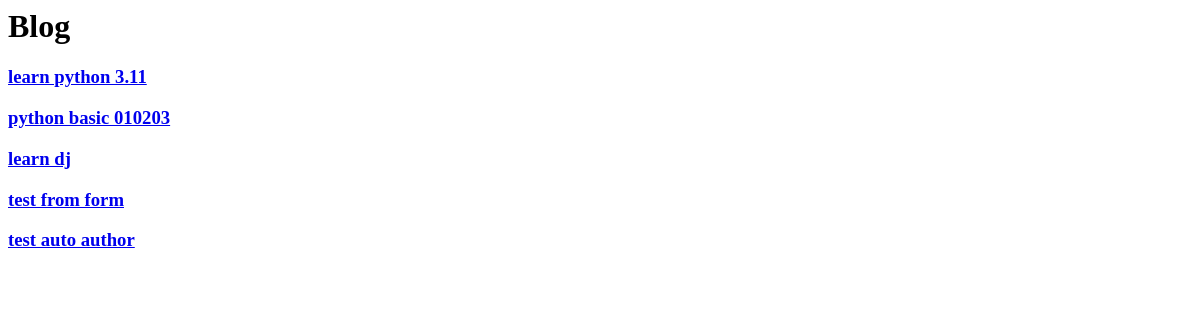
Page /blog/ on the earlier database version.
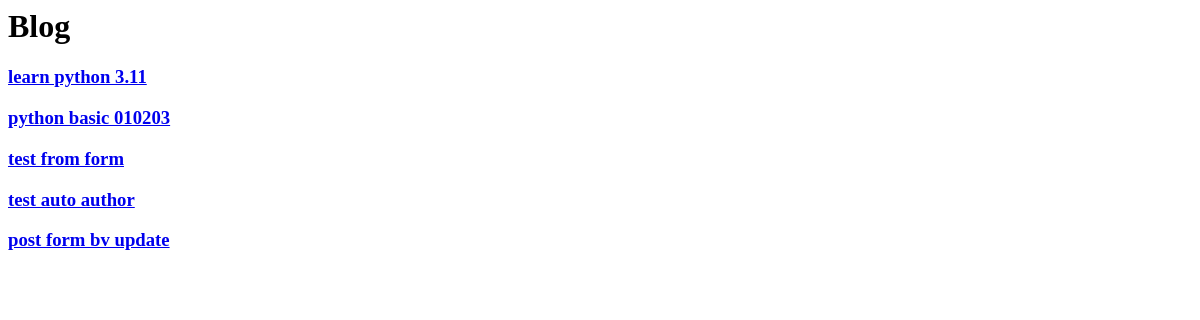
Same page on the later database version.
### blog/models.py (models this page shows)
class Post(models.Model):
    title = models.CharField(max_length=100)
    content = models.TextField(max_length=30000)
    create_date = models.DateTimeField(default=timezone.now)
    draft = models.BooleanField(default=True)
    tags = TaggableManager()
    author = models.ForeignKey(User,on_delete=models.SET_NULL,null=True,blank=True,related_name='post_user')
    image = models.ImageField(upload_to='posts')
    def __str__(self):
        return self.title

### blog/views.py (the view)
# urls.py: path('blog/' , PostList.as_view()),
class PostList(ListView): #django make tmplate auto = post_list name data and action (list) "defult django project"
    model = Post          # context ===> post_list , or object_list   "defult django project"

### blog/templates/blog/post_list.html
<h1> Blog </h1>
{% for post in post_list %}
<h3> <a href="/blog/{{post.id}}">{{post}}</a> </h3>
{% endfor %}

Differences in the rows shown:
removed Post: title "learn dj"
added Post: title "post form bv update"
